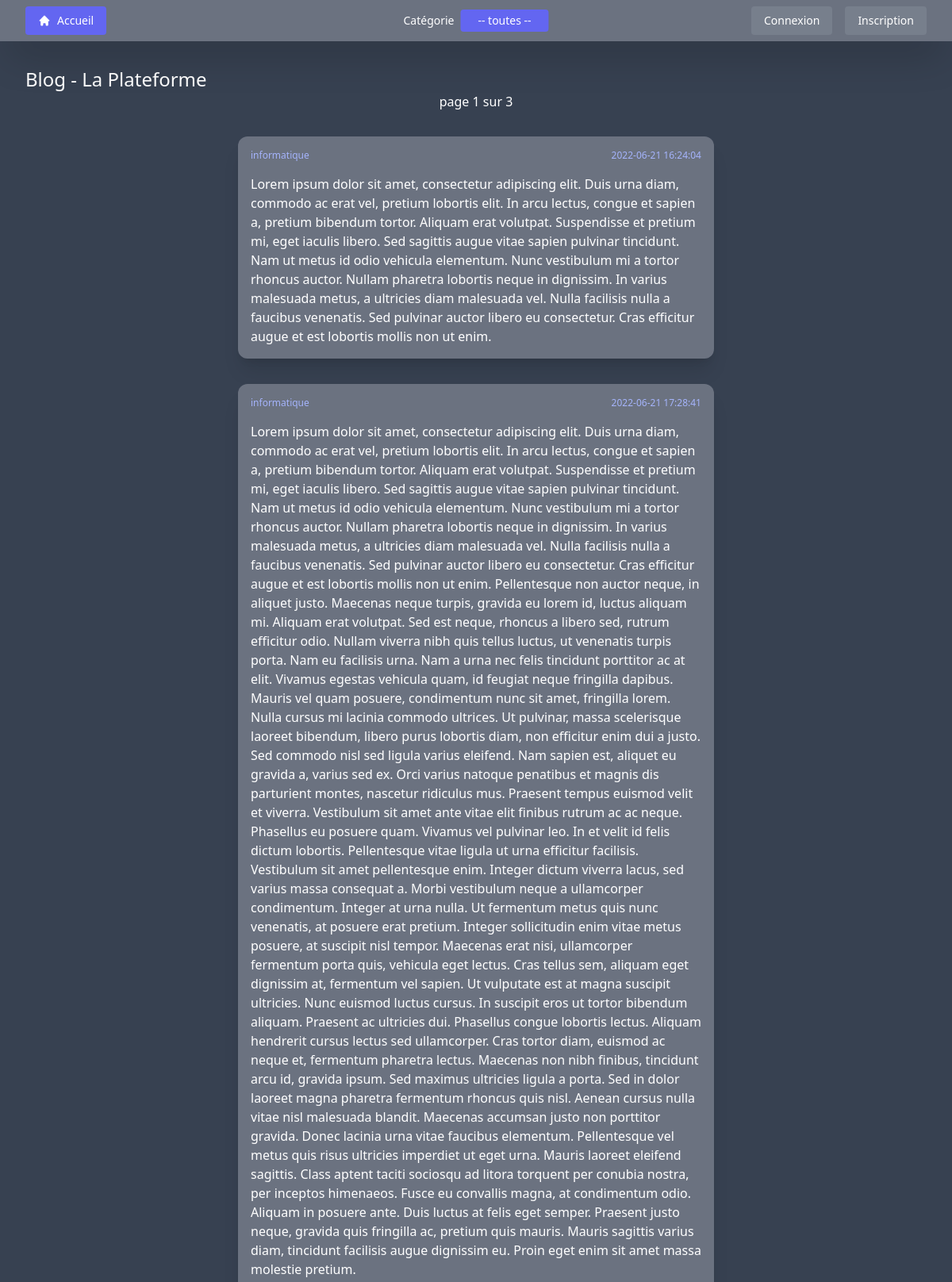
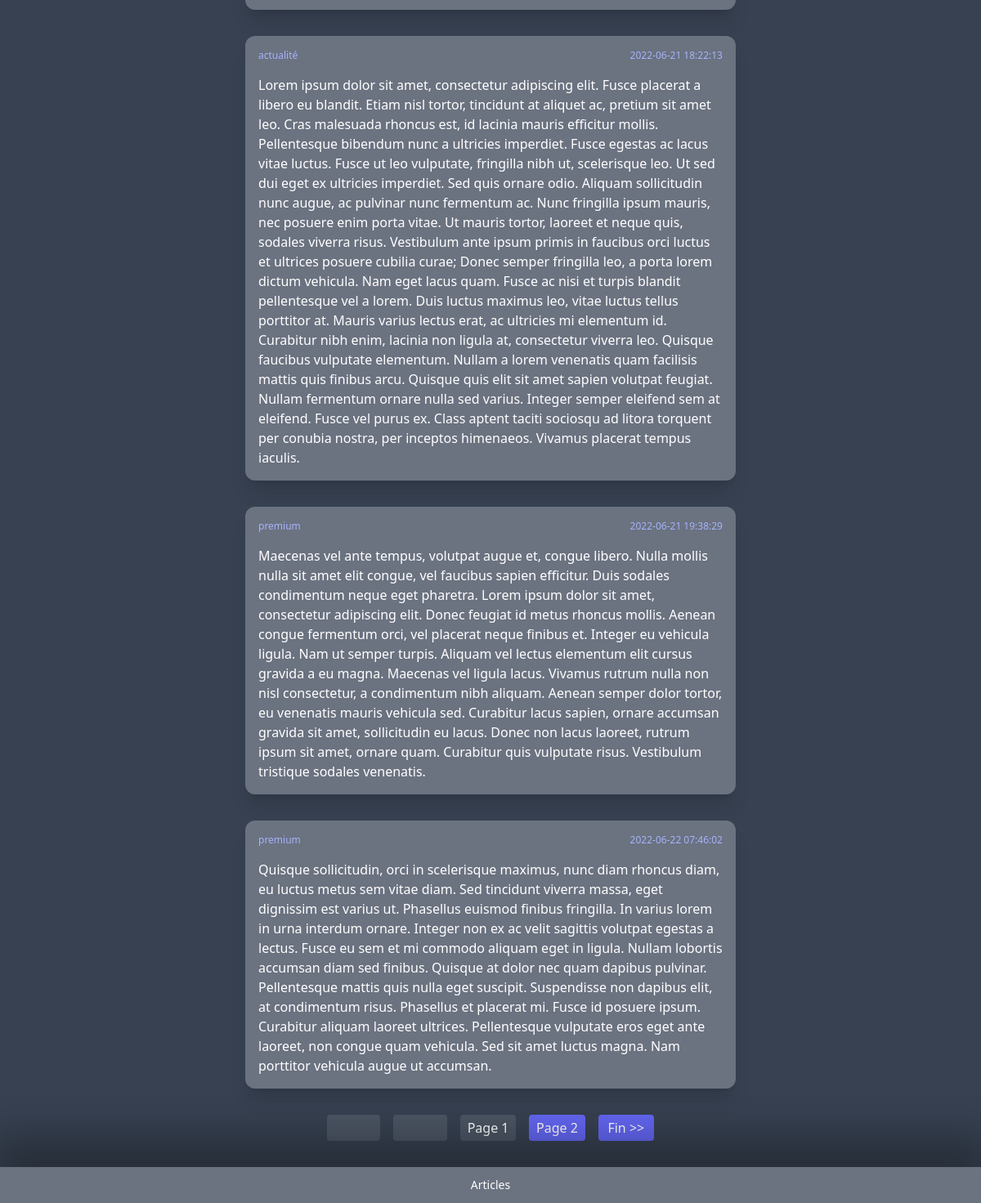
The app's page /?c=Home&a=allArticles with its own data (2 pictures, top to bottom).
### tables this page shows
CREATE TABLE IF NOT EXISTS `articles` (
  `id` int NOT NULL AUTO_INCREMENT,
  `article` text NOT NULL,
  `id_utilisateur` int NOT NULL,
  `id_categorie` int NOT NULL,
  `date` timestamp NOT NULL,
  PRIMARY KEY (`id`),
  KEY `fk_id_categorie` (`id_categorie`),
  KEY `fk_id_utilisateur` (`id_utilisateur`)
);

CREATE TABLE IF NOT EXISTS `categories` (
  `id` int NOT NULL AUTO_INCREMENT,
  `nom` varchar(80) NOT NULL,
  PRIMARY KEY (`id`)
);

### controller/Home.php (called while the page is built, shortened)
<?php
require_once './model/HomeModel.php';
class Home {
  private $model;
  public function __construct() {
      $this->model = new HomeModel;
  }
  public function allArticles($params) {
    $start = 0;
    $filter = array();
    $categorie = (!isset($params['categorie']) || $params['categorie'] == "null") ? "null" : $params['categorie'];
    $articles = $this->model->findAllArticlesWithFilter($filter);
    $nombreDePages = ceil((count($articles) / 5));
    $pageActuelle = ($start == 0) ? 1 : (int)($start / 5)+1;
    $articles = array_slice($articles, $start, 5);
    require_once './view/doc/DocumentStartBodyView.php';
    require_once './view/AllArticlesView.php';
  }
}
?>

### Index.php (called while the page is built, shortened)
<?php
require_once './model/ConnexionModel.php';
$a = filter_input(INPUT_GET, 'a', FILTER_SANITIZE_STRING);
$c = new $controllerName;
$p = array(filterRequest());
call_user_func_array(array($c, $a), $p);
require_once './view/doc/DocumentEndView.php';
function filterRequest() {
    $finalArray = array();
    foreach($_GET as $key => $value) {
        if (is_string($value)) {
            $finalArray[$key] = filter_input(INPUT_GET, $key, FILTER_SANITIZE_STRING);
        } else if (is_int($value)) {
            $finalArray[$key] = filter_input(INPUT_GET, $key, FILTER_SANITIZE_NUMBER_INT);
        } else if ($value == null) {
            $finalArray[$key] = "";
        } else {
            $finalArray[$key] = "error";
        }
    }
    return $finalArray;
}
?>

### include/variables/devPdoVariables.php (called while the page is built)
<?php
$server = 'mysql:host=localhost';
$db = 'blog';
$user = 'root';
$password = '';
?>

### include/myPdo.php (called while the page is built, shortened)
<?php
class myPdo {
  	private static $connexion = null;
    private function __construct() {
        try {
          	$options[PDO::ATTR_ERRMODE] = PDO::ERRMODE_EXCEPTION;
          	self::$connexion = new PDO($server . ';dbname=' .  $db, $user, $password, $options);
        } catch (PDOException $e) {
            echo $e->getMessage();
        }
    }
    public static function getConnexion() {
        return self::$connexion;
    }
}
?>

### model/HomeModel.php (called while the page is built, shortened)
<?php
require_once './model/Repository.php';
require_once './entity/Article.php';
require_once './entity/Commentaire.php';
class HomeModel extends Repository {
  public function findAllArticlesWithFilter($filters) {
      $wheres = "";
      $sql = "SELECT * FROM articles " . $wheres . ";";
      $request = $this->pdo->prepare($sql);
      $request->execute();
      return $request->fetchAll(PDO::FETCH_CLASS, Article::class);
  }
  public function findAllCommentairesWithFilter($filters) {
      $wheres = " WHERE ";
      foreach ($filters as $key => $value) {
          $wheres .= $key . "='" . $value . "' AND ";
      }
      $wheres = substr($wheres, 0, -5);
      $sql = "SELECT * FROM commentaires " . $wheres . ";";
      $request = $this->pdo->prepare($sql);
      $request->execute();
      return $request->fetchAll(PDO::FETCH_CLASS, Commentaire::class);
  }
}

### model/Repository.php (called while the page is built, shortened)
<?php
require_once './include/myPdo.php';
require_once './entity/Categorie.php';
class Repository {
    protected $pdo;
    function __construct() {
        $this->pdo = myPdo::getConnexion();
    }
    public function findCategorie($id_categorie) {
        $sql = "SELECT * FROM categories WHERE id=:IdCategorie;";
        $request = $this->pdo->prepare($sql);
        $request->bindValue(':IdCategorie', $id_categorie, PDO::PARAM_INT);
        $request->execute();
        return $request->fetchObject(Categorie::class);
    }
}

### entity/Article.php (called while the page is built, shortened)
<?php
require_once './model/HomeModel.php';
require_once './entity/Commentaire.php';
class Article implements JsonSerializable {
    private $id;
    private $article;
    private $id_categorie;
    private $categorieNom;
    private $date;
    public function __construct($params = null) {
        $model = new HomeModel();
        $filters = array('id_article' => $this->id);
        $this->commentaires = $model->findAllCommentairesWithFilter($filters);
        $this->categorieNom = $model->findCategorie($this->id_categorie)->getNom();
    }
    public function getId() {
        return $this->id;
    }
    public function getArticle() {
        return $this->article;
    }
    public function getNomCategorie() {
        return $this->categorieNom;
    }
    public function getDate() {
        return $this->date;
    }
}
?>

### entity/Commentaire.php (called while the page is built, shortened)
<?php
require_once './model/ConnexionModel.php';
require_once './entity/User.php';
class Commentaire implements JsonSerializable {
    private $id_utilisateur;
    public function __construct($params = null) {
        $userModel = new ConnexionModel();
        $this->nomUtilisateur = $userModel->findUserById($this->id_utilisateur)->getLogin();
    }
}
?>

### model/ConnexionModel.php (called while the page is built, shortened)
<?php
require_once './model/Repository.php';
require_once './entity/User.php';
class ConnexionModel extends Repository {
    public function findUserById($id) {
        $sql = "SELECT * "
              . "FROM utilisateurs "
              . "WHERE id=:id;";
        $request = $this->pdo->prepare($sql);
        $request->bindValue(':id', $id, PDO::PARAM_INT);
        $request->execute();
        return $request->fetchObject(User::class);
    }
}
?>

### entity/User.php (called while the page is built, shortened)
<?php
class User implements JsonSerializable {
    private $login;
    public function getLogin() {
        return $this->login;
    }
}

### entity/Categorie.php (called while the page is built, shortened)
<?php
class Categorie implements JsonSerializable {
    private $nom;
    public function getNom() {
        return $this->nom;
    }
}
?>

### view/AllArticlesView.php (the view)
<div class="relative w-full h-full bg-gray-700 text-white text-4xl lg:text-sm flex flex-col">
  <?php include_once './view/element/header.php'; ?>
  <div class="relative w-full h-full flex flex-col justify-center items-center overflow-hidden">
    <div class="relative w-full h-full flex flex-col justify-center items-center space-y-12 lg:space-y-6 rounded-2xl lg:rounded-lg">
      <div class="relative py-8 h-full w-full flex flex-col justify-start items-center text-5xl lg:text-base text-white space-y-8 overflow-y-scroll">
          <div class="absolute left-8 top-8 flex flex-col items-center">
            <h1 class="text-6xl lg:text-2xl"><?php echo APPNAME ?></h1>
          </div>
          <p><?php echo "page " . $pageActuelle . " sur " . $nombreDePages; ?></p>
          <?php
          for ($i = 0; $i < 5; $i++) {
            if (isset($articles[$i])) {
              ?>
              <a href="?c=Home&a=detailsArticle&id=<?php echo $articles[$i]->getId() ?>" class="w-1/2 flex flex-col space-y-4 rounded-xl bg-gray-500 p-4 hover:cursor-pointer shadow-xl">
                <div class="w-full flex flex-row justify-between text-indigo-300 text-3xl lg:text-xs">
                  <p><?php echo $articles[$i]->getNomCategorie(); ?></p>
                  <p><?php echo $articles[$i]->getDate(); ?></p>
                </div>
                <p class=""><?php echo $articles[$i]->getArticle(); ?></p>
              </a>
              <?php
            }
          }
          ?>
          <div class="w-1/3 flex flex-row justify-center space-x-4 ">
            <?php
            if ($pageActuelle > 1) {
              ?>
              <a href="?c=Home&a=allArticles&start=0<?php echo "&categorie=" . $categorie; ?>" class="text-center rounded w-1/5 py-1 px-2 bg-indigo-500 hover:bg-indigo-600"><< Début</a>
              <a href="?c=Home&a=allArticles&start=<?php echo ($pageActuelle-2)*5 . "&categorie=" . $categorie; ?>" class="text-center rounded  w-1/5 py-1 px-2 bg-indigo-500 hover:bg-indigo-600">Page <?php echo $pageActuelle - 1; ?></a>
              <?php
            } else {
              ?><span class="w-1/5 bg-gray-600 hover:cursor-default rounded"></span><span class="w-1/5 bg-gray-600 hover:cursor-default rounded"></span><?php
            }
            if ($nombreDePages > 1) {
              ?><a href="#" class="text-center rounded w-1/5 py-1 px-2 bg-gray-600 hover:cursor-default">Page <?php echo $pageActuelle; ?></a><?php
            }
            if ($pageActuelle < $nombreDePages) {
              ?>
              <a href="?c=Home&a=allArticles&start=<?php echo ($pageActuelle)*5 . "&categorie=" . $categorie; ?>" class="text-center rounded  w-1/5 py-1 px-2 bg-indigo-500 hover:bg-indigo-600">Page <?php echo $pageActuelle + 1; ?></a>
              <a href="?c=Home&a=allArticles&start=<?php echo ($nombreDePages-1)*5 . "&categorie=" . $categorie; ?>" class="text-center rounded  w-1/5 py-1 px-2 bg-indigo-500 hover:bg-indigo-600">Fin >></a>
              <?php
            } else {
              ?><span class="w-1/5 bg-gray-600 hover:cursor-default rounded"></span><span class="w-1/5 bg-gray-600 hover:cursor-default rounded"></span><?php
            }
            ?>
          </div>
      </div>
    </div>
  </div>
  <?php include_once './view/element/footer.php'; ?>
</div>

### records on screen
articles: id_categorie.nom "informatique"
articles: id_categorie.nom "informatique"
articles: id_categorie.nom "actualité"
articles: id_categorie.nom "premium"
articles: id_categorie.nom "premium"

### other values on screen
APPNAME "Blog - La Plateforme"
$pageActuelle "1"
$nombreDePages "3"
$articles[$i]->getDate() "2022-06-21 16:24:04"
$articles[$i]->getDate() "2022-06-21 17:28:41"
$articles[$i]->getDate() "2022-06-21 18:22:13"
$articles[$i]->getDate() "2022-06-21 19:38:29"
$articles[$i]->getDate() "2022-06-22 07:46:02"
$pageActuelle + 1 "2"
